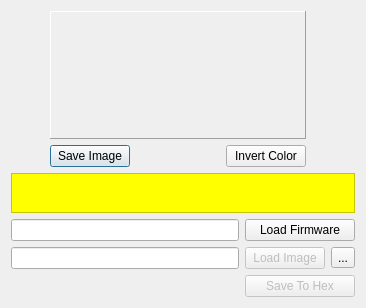
<?xml version="1.0" encoding="UTF-8"?>
<ui version="4.0">
 <class>customizeSplashDialog</class>
 <widget class="QDialog" name="customizeSplashDialog">
  <property name="geometry">
   <rect>
    <x>0</x>
    <y>0</y>
    <width>366</width>
    <height>303</height>
   </rect>
  </property>
  <property name="sizePolicy">
   <sizepolicy hsizetype="MinimumExpanding" vsizetype="MinimumExpanding">
    <horstretch>0</horstretch>
    <verstretch>0</verstretch>
   </sizepolicy>
  </property>
  <property name="windowTitle">
   <string>Customize Splash</string>
  </property>
  <property name="windowIcon">
   <iconset>
    <normaloff>:/images/c_home.png</normaloff>:/images/c_home.png</iconset>
  </property>
  <layout class="QGridLayout" name="gridLayout_2">
   <item row="0" column="0">
    <layout class="QHBoxLayout" name="horizontalLayout_2">
     <item>
      <spacer name="horizontalSpacer">
       <property name="orientation">
        <enum>Qt::Horizontal</enum>
       </property>
       <property name="sizeHint" stdset="0">
        <size>
         <width>40</width>
         <height>20</height>
        </size>
       </property>
      </spacer>
     </item>
     <item>
      <layout class="QVBoxLayout" name="verticalLayout_3">
       <item>
        <widget class="QLabel" name="imageLabel">
         <property name="sizePolicy">
          <sizepolicy hsizetype="Minimum" vsizetype="Minimum">
           <horstretch>0</horstretch>
           <verstretch>0</verstretch>
          </sizepolicy>
         </property>
         <property name="minimumSize">
          <size>
           <width>256</width>
           <height>128</height>
          </size>
         </property>
         <property name="maximumSize">
          <size>
           <width>256</width>
           <height>128</height>
          </size>
         </property>
         <property name="frameShape">
          <enum>QFrame::Panel</enum>
         </property>
         <property name="frameShadow">
          <enum>QFrame::Raised</enum>
         </property>
         <property name="text">
          <string/>
         </property>
         <property name="pixmap">
          <pixmap resource="companion9x.qrc">:/images/customize.png</pixmap>
         </property>
         <property name="scaledContents">
          <bool>true</bool>
         </property>
        </widget>
       </item>
       <item>
        <layout class="QHBoxLayout" name="horizontalLayout">
         <item>
          <widget class="QPushButton" name="SaveImageButton">
           <property name="text">
            <string>Save Image</string>
           </property>
          </widget>
         </item>
         <item>
          <spacer name="horizontalSpacer_4">
           <property name="orientation">
            <enum>Qt::Horizontal</enum>
           </property>
           <property name="sizeHint" stdset="0">
            <size>
             <width>40</width>
             <height>20</height>
            </size>
           </property>
          </spacer>
         </item>
         <item>
          <widget class="QPushButton" name="InvertColorButton">
           <property name="text">
            <string>Invert Color</string>
           </property>
          </widget>
         </item>
        </layout>
       </item>
      </layout>
     </item>
     <item>
      <spacer name="horizontalSpacer_2">
       <property name="orientation">
        <enum>Qt::Horizontal</enum>
       </property>
       <property name="sizeHint" stdset="0">
        <size>
         <width>50</width>
         <height>20</height>
        </size>
       </property>
      </spacer>
     </item>
    </layout>
   </item>
   <item row="1" column="0">
    <widget class="QTextEdit" name="HowToLabel">
     <property name="sizePolicy">
      <sizepolicy hsizetype="MinimumExpanding" vsizetype="Fixed">
       <horstretch>0</horstretch>
       <verstretch>0</verstretch>
      </sizepolicy>
     </property>
     <property name="maximumSize">
      <size>
       <width>16777215</width>
       <height>40</height>
      </size>
     </property>
     <property name="styleSheet">
      <string notr="true">background:rgb(255, 255, 0);</string>
     </property>
     <property name="verticalScrollBarPolicy">
      <enum>Qt::ScrollBarAlwaysOff</enum>
     </property>
     <property name="horizontalScrollBarPolicy">
      <enum>Qt::ScrollBarAlwaysOff</enum>
     </property>
     <property name="readOnly">
      <bool>true</bool>
     </property>
     <property name="html">
      <string>&lt;!DOCTYPE HTML PUBLIC &quot;-//W3C//DTD HTML 4.0//EN&quot; &quot;http://www.w3.org/TR/REC-html40/strict.dtd&quot;&gt;
&lt;html&gt;&lt;head&gt;&lt;meta name=&quot;qrichtext&quot; content=&quot;1&quot; /&gt;&lt;style type=&quot;text/css&quot;&gt;
p, li { white-space: pre-wrap; }
&lt;/style&gt;&lt;/head&gt;&lt;body style=&quot; font-family:'Sans Serif'; font-size:9pt; font-weight:400; font-style:normal;&quot;&gt;
&lt;p align=&quot;center&quot; style=&quot; margin-top:0px; margin-bottom:0px; margin-left:0px; margin-right:0px; -qt-block-indent:0; text-indent:0px;&quot;&gt;&lt;br /&gt;&lt;/p&gt;&lt;/body&gt;&lt;/html&gt;</string>
     </property>
     <property name="acceptRichText">
      <bool>true</bool>
     </property>
    </widget>
   </item>
   <item row="2" column="0">
    <layout class="QGridLayout" name="gridLayout">
     <item row="0" column="0">
      <widget class="QLineEdit" name="FWFileName">
       <property name="enabled">
        <bool>true</bool>
       </property>
       <property name="readOnly">
        <bool>true</bool>
       </property>
      </widget>
     </item>
     <item row="0" column="1" colspan="2">
      <widget class="QPushButton" name="FlashLoadButton">
       <property name="text">
        <string>Load Firmware</string>
       </property>
      </widget>
     </item>
     <item row="1" column="0">
      <widget class="QLineEdit" name="ImageFileName">
       <property name="enabled">
        <bool>true</bool>
       </property>
       <property name="readOnly">
        <bool>true</bool>
       </property>
      </widget>
     </item>
     <item row="1" column="1">
      <widget class="QPushButton" name="ImageLoadButton">
       <property name="enabled">
        <bool>false</bool>
       </property>
       <property name="text">
        <string>Load Image</string>
       </property>
      </widget>
     </item>
     <item row="1" column="2">
      <widget class="QToolButton" name="libraryButton">
       <property name="toolTip">
        <string>Open Splash Library</string>
       </property>
       <property name="text">
        <string>...</string>
       </property>
       <property name="icon">
        <iconset resource="companion9x.qrc">
         <normaloff>:/images/library.png</normaloff>:/images/library.png</iconset>
       </property>
       <property name="iconSize">
        <size>
         <width>16</width>
         <height>16</height>
        </size>
       </property>
      </widget>
     </item>
     <item row="2" column="0">
      <spacer name="horizontalSpacer_3">
       <property name="orientation">
        <enum>Qt::Horizontal</enum>
       </property>
       <property name="sizeHint" stdset="0">
        <size>
         <width>208</width>
         <height>20</height>
        </size>
       </property>
      </spacer>
     </item>
     <item row="2" column="1" colspan="2">
      <widget class="QPushButton" name="SaveFlashButton">
       <property name="enabled">
        <bool>false</bool>
       </property>
       <property name="text">
        <string>Save To Hex</string>
       </property>
      </widget>
     </item>
    </layout>
   </item>
   <item row="3" column="0">
    <spacer name="verticalSpacer">
     <property name="orientation">
      <enum>Qt::Vertical</enum>
     </property>
     <property name="sizeHint" stdset="0">
      <size>
       <width>20</width>
       <height>1</height>
      </size>
     </property>
    </spacer>
   </item>
  </layout>
 </widget>
 <resources>
  <include location="companion9x.qrc"/>
 </resources>
 <connections/>
</ui>
